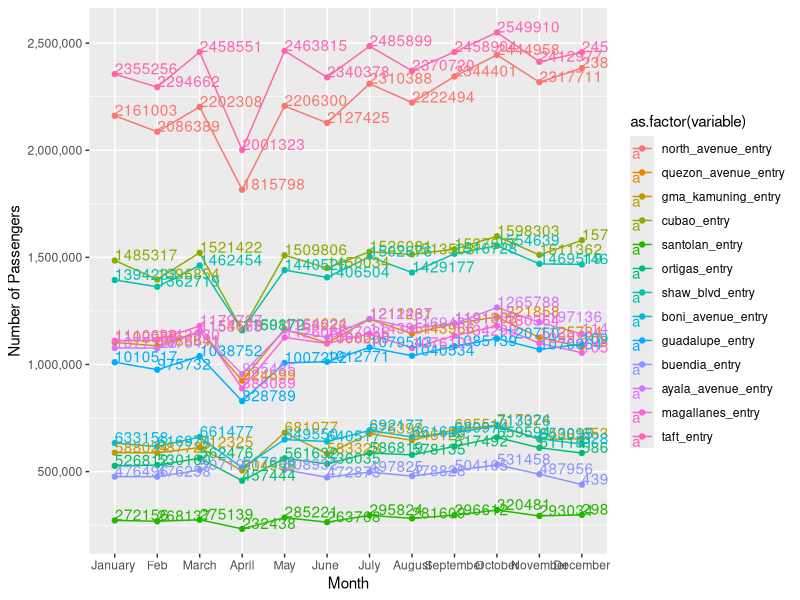

Source code (R):
  library(ggplot2)
  library(data.table)
  library(dplyr)
  library(reshape2)
  
  # clear variables
  rm(list = ls())  
  
  df_2012 <- read.csv("2012_mrt_hourly_daily_ridership 2.csv", header = TRUE, stringsAsFactors = FALSE)
  
  #start cleaning
  
  df_2012 <- df_2012[!(names(df_2012) %in% c("X", "X.1"))] #remove extra columns
  
  df_2012[df_2012 == "-"]<-NA
  df_2012[is.na(df_2012)]<- 0
  
  #end of cleaning
  
  #extract *_entry columns from the original data frame
  entries <- df_2012[!(colnames(df_2012) %like% "_exit")]
  exits <- df_2012[!(colnames(df_2012) %like% "_entry")]
  
  #get all station column names
  stations <- colnames(entries)[c(4:16)]
  
  #convert station columns to numeric
  for (station in stations) {
    entries[,station] <- as.numeric(entries[,station])
  }
  
  #get list of for our factor(months)
  level_months <- unique(entries$month)
  
  entries$month <- factor(entries$month, levels = level_months) # retain order upon aggregation
  
  consol <- aggregate(x = entries[stations], by=list(Month=entries$month), FUN = sum)
  
  consol_m <- melt(consol, id.vars = "Month", 
                measure.vars = grep("entry", names(consol), value = TRUE))
  
  ggplot(consol_m, aes(y = value, x = Month, colour = as.factor(variable))) +
    geom_point() +
    geom_line(aes(group = variable)) +
    geom_text(aes(label=value),hjust=0, vjust=0) +
    scale_y_continuous(labels = scales::comma, name = "Number of Passengers")